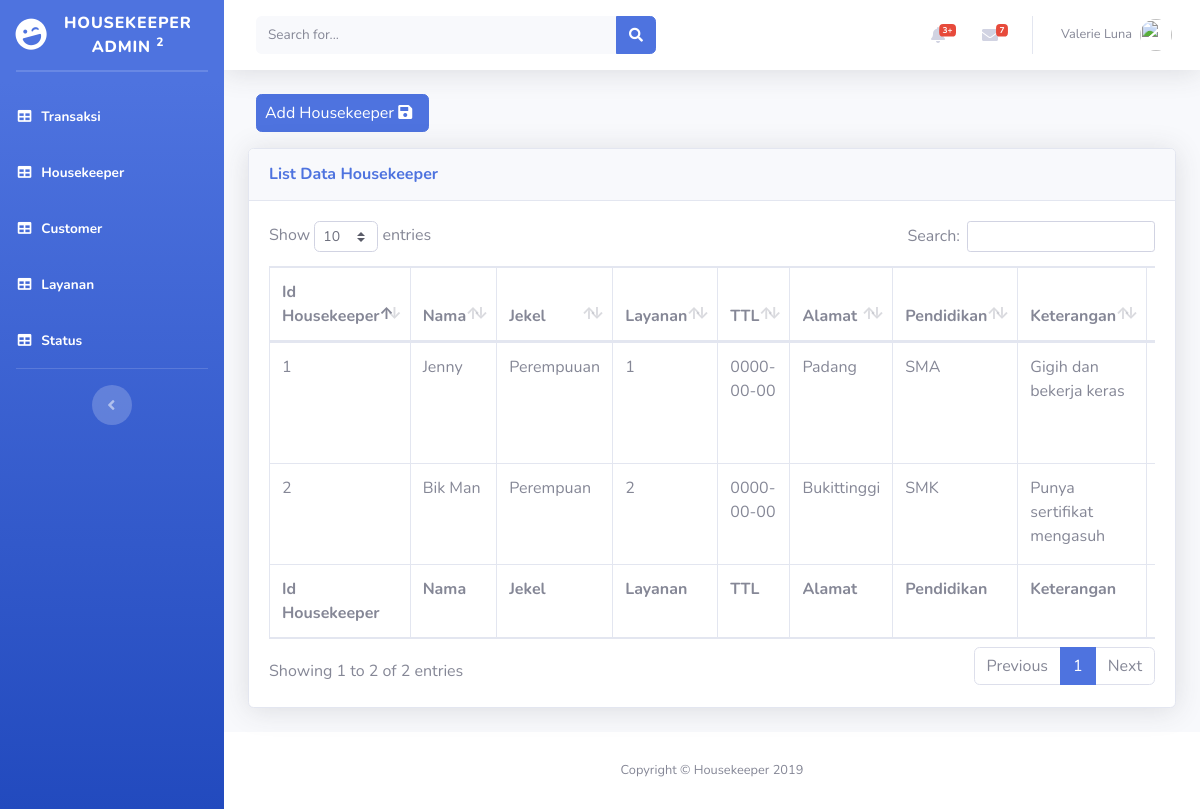
Screenshot of /admin/housekeeper.php with the database file from the repository.
### tables this page shows
CREATE TABLE `housekeeper` (
  `idhousekeeper` int(11) NOT NULL,
  `nama` varchar(100) NOT NULL,
  `jekel` varchar(100) NOT NULL,
  `layanan` varchar(100) NOT NULL,
  `ttl` date NOT NULL,
  `alamat` varchar(100) NOT NULL,
  `pendidikan` varchar(100) NOT NULL,
  `keterangan` varchar(100) NOT NULL,
  `pengalaman` varchar(100) NOT NULL,
  `status` varchar(100) NOT NULL,
  `review` varchar(50) NOT NULL,
  `file` text NOT NULL
);

### admin/housekeeper.php (the view, shortened to what this page needs)
<?php include 'header.php' ?>
<body id="page-top">
  <div id="wrapper">
     <?php include 'sidebar.php'?>
    <div id="content-wrapper" class="d-flex flex-column">
      <div id="content">
      <?php include 'topbar.php'?>
        <div class="container-fluid">
          <?php
        $page = isset($_GET['page'])?$_GET['page']:'list';
        switch ($page) {
          case 'list':
      ?>
       <p><a href="?p=customer&page=entri" class="btn btn-primary ml-2 pr-2 pl-2">Add Housekeeper <i class="fas fa-save mr-2"></i></a></p>
          <div class="card shadow mb-4">
            <div class="card-header py-3">
            <h6 class="m-0 font-weight-bold text-primary">List Data Housekeeper</h6>
            </div>
            <div class="card-body">
              <div class="table-responsive">
                <table class="table table-bordered" id="dataTable" width="100%" cellspacing="0">
                  <thead>
                  <tr>
                     <th>Id Housekeeper</th>
                     <th>Nama</th>
                     <th>Jekel</th>
                     <th>Layanan</th>
                     <th>TTL</th>
                     <th>Alamat</th>
                     <th>Pendidikan</th>
                     <th>Keterangan</th>
                     <th>Pengalaman</th>
                    </tr>
                  </thead>
                  <tfoot>
                  <tr>
                     <th>Id Housekeeper</th>
                     <th>Nama</th>
                     <th>Jekel</th>
                     <th>Layanan</th>
                     <th>TTL</th>
                     <th>Alamat</th>
                     <th>Pendidikan</th>
                     <th>Keterangan</th>
                     <th>Pengalaman</th>
                    </tr>
                  </tfoot>
                  <tbody>
                     <?php
          include('koneksi.php');
          $data = mysqli_query($koneksi,"select * from housekeeper");
          $i =1;
          while ($row=mysqli_fetch_array($data)) {
            ?>
            <tr>
              <td><?php echo $i?></td>
              <td><?php echo $row['nama']?></td>
              <td><?php echo $row['jekel']?></td>
              <td><?php echo $row['layanan']?></td>
              <td><?php echo $row['ttl']?></td>
              <td><?php echo $row['alamat']?></td>
              <td><?php echo $row['pendidikan']?></td>
              <td><?php echo $row['keterangan']?></td>
              <td><?php echo $row['pengalaman']?></td>
            </tr>
            <?php $i++;}?>
                  </tbody>
                  </table>
                <?php
          break;
        ?>
        <?php
          }
        ?>
              </div>
            </div>
          </div>
        </div>
      </div>
      <?php include 'footer.php'?>
    </div>
</body>
</html>

### rows the page displays
housekeeper: nama "Jenny", jekel "Perempuuan", layanan "1", ttl "0000-00-00", alamat "Padang", pendidikan "SMA", keterangan "Gigih dan bekerja keras"
housekeeper: nama "Bik Man", jekel "Perempuan", layanan "2", ttl "0000-00-00", alamat "Bukittinggi", pendidikan "SMK", keterangan "Punya sertifikat mengasuh"
